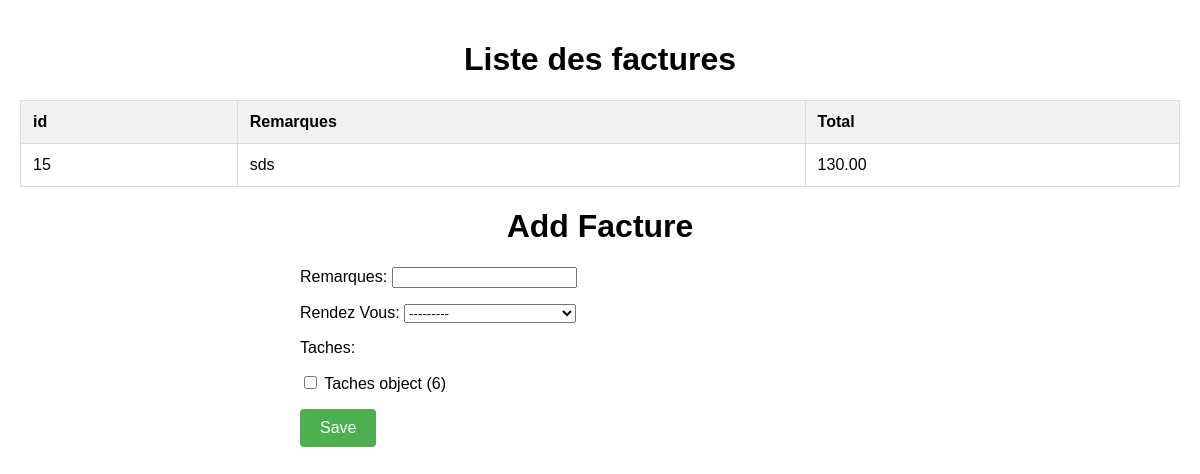
The app's page /add_facture/ with its own data.
### app/models.py (models this page shows)
class Facture(models.Model):
    Remarques=models.CharField(max_length=100)
    Total=models.DecimalField(max_digits=10, decimal_places=2,default=0)
    Taches=models.ManyToManyField(Taches)
    Rendez_Vous = models.OneToOneField(Rendez_Vous, on_delete=models.CASCADE)

### app/views.py (the view)
# urls.py: path('add_facture/', add_facture, name='add_facture'),
def add_facture(request):
    facture = Facture.objects.all().values()
    fields = ['id','Remarques','Total']
    if request.method == 'POST':
        form = FactureForm(request.POST)
        if form.is_valid():
            taches_selectionnees = form.cleaned_data['taches']
            prix_total = sum(tache.prix for tache in taches_selectionnees)
            form.save ()
            derniere_facture = Facture.objects.latest('id')
            factur = Facture.objects.get(pk=derniere_facture.id)
            factur.Total = prix_total
            factur.save()
            facture = Facture.objects.all().values()
            context = {'factuer': facture, 'fields': fields}
            return render(request, 'list_facture.html', context)
    else:
        form =FactureForm()
    context = {'facture': facture, 'fields': fields,'form':form}
    return render(request, 'add_facture.html', context)

### app/forms.py
class FactureForm(forms.ModelForm):
    taches = forms.ModelMultipleChoiceField(queryset=Taches.objects.all(), widget=forms.CheckboxSelectMultiple)
    class Meta:
        model = Facture
        exclude = ['Total','Taches']
        fields = '__all__'

### app/templatetags/custom_filters.py (called while the page is built)
@register.filter(name='getattr')
def getattribute(value, arg):
     resu =value[arg]
     return resu

### app/templates/add_facture.html (shortened to what this page needs)
<!DOCTYPE html>
{% load custom_filters %}
<html>
<head>
</head>
<body>
    <h1>Liste des factures</h1>
    <table border="1">
        <thead>
            <tr>
                {% for field in fields %}
                    <th>{{ field }}</th>
                {% endfor %}
            </tr>
        </thead>
        <tbody>
            {% for factures in facture %}
                <tr>
                    {% for field in fields %}
                        <td>{{ factures|getattr:field }}</td>
                    {% endfor %}
                </tr>
            {% endfor %}
        </tbody>
    </table>
    <h1>Add Facture</h1>
    <form method="POST">
        {{ form.as_p }}
        <button type="submit">Save</button>
    </form>
</body>
</html>

### app/templates/add_facture.html (style rules this page uses)
body { margin: 0; padding: 20px; font-family: Arial, sans-serif; }
h1 { text-align: center; }
table { width: 100%; border-collapse: collapse; margin-top: 20px; }
th, td { border: 1px solid #ddd; padding: 12px; text-align: left; }
th { background-color: #f2f2f2; }
form { max-width: 600px; margin: 20px auto; }
button { padding: 10px 20px; font-size: 16px; cursor: pointer; background-color: #4CAF50; color: #fff; border: none; border-radius: 4px; }

### records on screen
Facture: fields "15" "sds" "130.00"

### other values on screen
{{ field }} "id" "Remarques" "Total"
